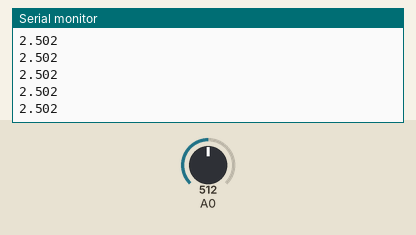
Recording of a sketch running on a simulated Arduino Uno, built with avr-gcc and run on an emulated ATmega328P. Shown: the last lines printed to the serial monitor. The inputs (shaded band) are chosen by the test bench; at power-on: A0 = 512.

Above: at 1.2 s.
1.3 s: A0 set to 716
At 2.1 s:
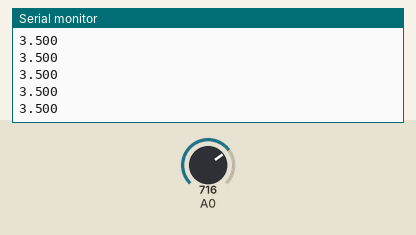
2.8 s: A0 set to 900
At 3.8 s:
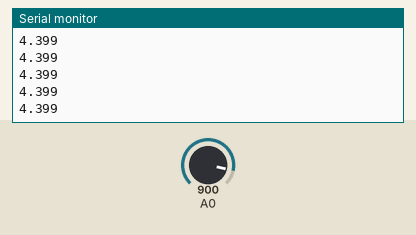
Timing chart, 0 to 5.8 s (numbered marks = the images above; inputs shaded):
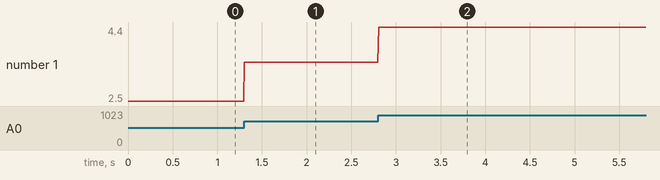

Measured:
- after the input at 1.3 s, the serial monitor: prints a new line at once (image 1)
- after the input at 2.8 s, the serial monitor: prints a new line at once (image 2)
- plotted number 1: 2.5 → 3.5 after the input at 1.3 s, 3.5 → 4.4 after the input at 2.8 s

The sketch:

Ex8_PartA_260207.ino
```cpp
/*
Exercise 8: Analog input
Part A) Open program ”AnalogReadSerial” and make it do the following:
– Read the input voltage from potentiometer
– Write the value to serial monitor with 3 decimals

Author: Bruno Duarte | 260207
*/

void setup() {
  Serial.begin(9600);
}

void loop() {
  // read the input on analog pin 0
  int sensorValue = analogRead(A0);

  // convert sensorValue into voltageValue (0-5V)
  float voltageValue = sensorValue * (5.0/1023.0);

  // print out the voltage value with 3 decimals
  Serial.println(voltageValue,3);
  delay(10);  // delay in between reads for stability
}
```
